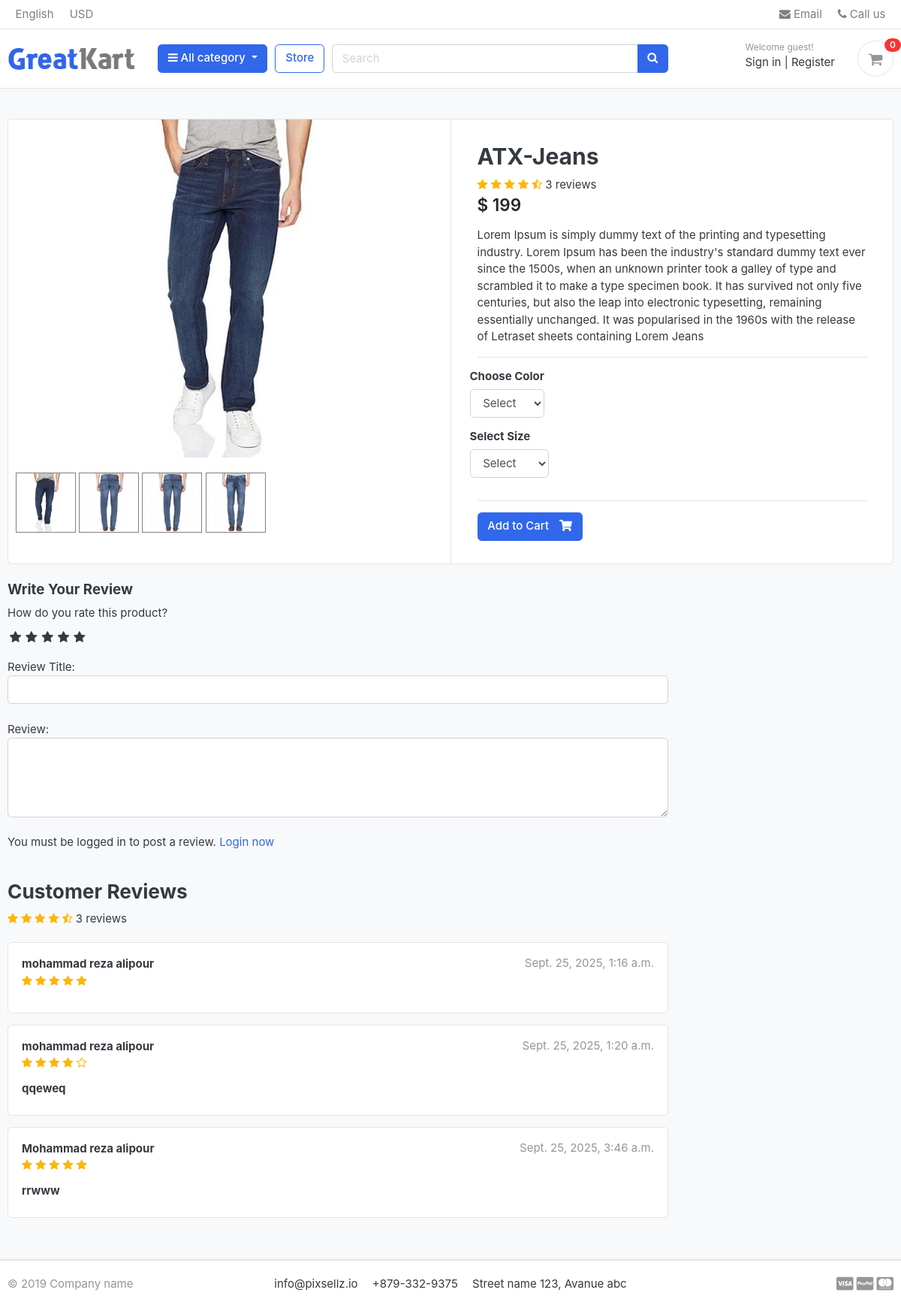
/store/category/jeans/atx-jeans/, run on an earlier commit of the app's database.
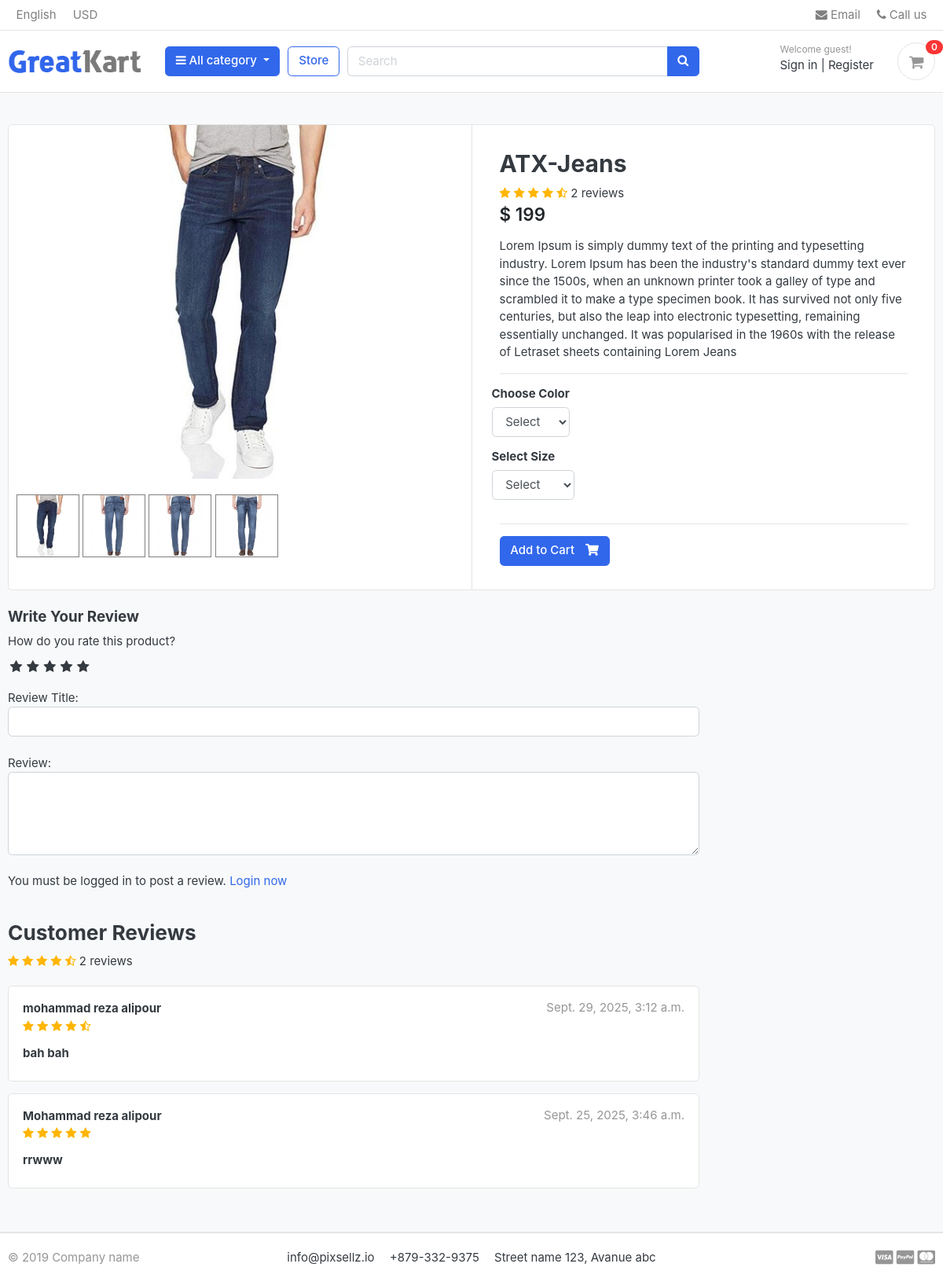
And on a later commit of the database.
### store/models.py (models this page shows, shortened)
class ProductGallery(models.Model):
    product = models.ForeignKey(Product, default=None, on_delete=models.CASCADE)
    image = models.ImageField(upload_to='store/products', max_length=255)
    class Meta:
        verbose_name = 'productgallery'
        verbose_name_plural = 'product gallery'

class Product(models.Model):
    product_name    = models.CharField(max_length=200, unique=True)
    slug            = models.SlugField(max_length=200, unique=True)
    description     = models.TextField(max_length=500, blank=True)
    price           = models.IntegerField()
    images          = models.ImageField(upload_to='photos/products')
    stock           = models.IntegerField()
    is_available    = models.BooleanField(default=True)
    category        = models.ForeignKey(Category, on_delete=models.CASCADE)
    created_date    = models.DateTimeField(auto_now_add=True)
    modified_date   = models.DateTimeField(auto_now=True)
    def averageReview(self):
        reviews = ReviewRating.objects.filter(product=self, status=True).aggregate(average=Avg('rating'))
        avg = 0
        if reviews['average'] is not None:
            avg = float(reviews['average'])
        return avg
    def countReview(self):
        reviews = ReviewRating.objects.filter(product=self, status=True).aggregate(count=Count('id'))
        count = 0
        if reviews['count'] is not None:
            count = int(reviews['count'])
        return count

class ReviewRating(models.Model):
    product = models.ForeignKey(Product, on_delete=models.CASCADE)
    user = models.ForeignKey(Account, on_delete=models.CASCADE)
    subject = models.CharField(max_length=100, blank=True)
    review = models.TextField(max_length=500, blank=True)
    rating = models.FloatField()
    ip = models.CharField(max_length=20, blank=True)
    status = models.BooleanField(default=True)
    created_at = models.DateTimeField(auto_now_add=True)
    updated_at = models.DateTimeField(auto_now=True)
    class Meta:
        unique_together = ('user', 'product')

### accounts/models.py (models this page shows, shortened)
class Account(AbstractBaseUser):
    first_name      = models.CharField(max_length=50)
    last_name       = models.CharField(max_length=50)
    username        = models.CharField(max_length=50, unique=True)
    email           = models.EmailField(max_length=100, unique=True)
    phone_number    = models.CharField(max_length=50)
    date_joined     = models.DateTimeField(auto_now_add=True)
    last_login      = models.DateTimeField(auto_now_add=True)
    is_admin        = models.BooleanField(default=False)
    is_staff        = models.BooleanField(default=False)
    is_active        = models.BooleanField(default=False)
    is_superadmin        = models.BooleanField(default=False)
    USERNAME_FIELD = 'email'
    REQUIRED_FIELDS = ['username', 'first_name', 'last_name']
    objects = MyAccountManager()
    def full_name(self):
        return f'{self.first_name} {self.last_name}'

### store/views.py (the view)
# urls.py: path('category/<slug:category_slug>/<slug:product_slug>/', views.product_detail, name='product_detail'),
def product_detail(request, category_slug, product_slug):
    try:
        single_product = Product.objects.get(category__slug=category_slug, slug=product_slug)
        in_cart = CartItem.objects.filter(cart__cart_id=_cart_id(request), product=single_product).exists()
    except Exception as e:
        raise e
    if request.user.is_authenticated:
        try:
            orderproduct = OrderProduct.objects.filter(user=request.user, product_id=single_product.id).exists()
        except OrderProduct.DoesNotExist:
            orderproduct = None
    else:
        orderproduct = None
    reviews = ReviewRating.objects.filter(product_id=single_product.id, status=True)
    product_gallery = ProductGallery.objects.filter(product_id=single_product.id)
    context = {
        'single_product': single_product,
        'in_cart'       : in_cart,
        'orderproduct': orderproduct,
        'reviews': reviews,
        'product_gallery': product_gallery,
    }
    return render(request, 'store/product_detail.html', context)

### carts/context_processors.py (called while the page is built)
def counter(request):
    cart_count = 0
    if 'admin' in request.path:
        return {}
    else:
        try:
            cart = Cart.objects.filter(cart_id=_cart_id(request))
            if request.user.is_authenticated:
                cart_items = CartItem.objects.all().filter(user=request.user)
            else:
                cart_items = CartItem.objects.all().filter(cart=cart[:1])
            for cart_item in cart_items:
                cart_count += cart_item.quantity
        except Cart.DoesNotExist:
            cart_count = 0
    return dict(cart_count=cart_count)

### carts/views.py (called while the page is built)
def _cart_id(request):
    cart = request.session.session_key
    if not cart:
        cart = request.session.create()
    return cart

### category/context_processors.py (called while the page is built)
def menu_links(request):
    links = Category.objects.all()
    return dict(links=links)

### category/models.py (called while the page is built)
    def get_url(self):
            return reverse('products_by_category', args=[self.slug])

### store/models.py (called while the page is built)
    def colors(self):
        return super(VariationManager, self).filter(variation_category='color', is_active=True)

    def sizes(self):
        return super(VariationManager, self).filter(variation_category='size', is_active=True)

### templates/store/product_detail.html (shortened to what the changed rows need)
{% extends 'base.html' %}
{% load static %}
{% block content %}
<section class="section-content padding-y bg">
	<div class="container">
		<div class="card">
			<div class="row no-gutters">
				<aside class="col-md-6">
					<article class="gallery-wrap">
						<div class="img-big-wrap mainImage">
							<center><img src="{{ single_product.images.url }}"></center>
						</div>
					</article>
					<ul class="thumb">
						<li>
							<a href="{{ single_product.images.url }}" target="mainImage"><img src="{{ single_product.images.url }}" alt="Product Image"></a>
							{% for i in product_gallery %}
							<a href="{{i.image.url}}" target="mainImage"><img src="{{i.image.url}}" alt="Product Image"></a>
							{% endfor %}
						</li>
					</ul>
				</aside>
				<main class="col-md-6 border-left">
					<form action="{% url 'add_cart' single_product.id %}" method="POST">
						<article class="content-body">
							<h2 class="title">{{ single_product.product_name }}</h2>
							<div class="rating-star">
								<span>
									<i class="fa fa-star{% if single_product.averageReview < 0.5 %}-o{% elif single_product.averageReview >= 0.5 and single_product.averageReview < 1 %}-half-o {% endif %}" aria-hidden="true"></i>
									<i class="fa fa-star{% if single_product.averageReview < 1.5 %}-o{% elif single_product.averageReview >= 1.5 and single_product.averageReview < 2 %}-half-o {% endif %}" aria-hidden="true"></i>
									<i class="fa fa-star{% if single_product.averageReview < 2.5 %}-o{% elif single_product.averageReview >= 2.5 and single_product.averageReview < 3 %}-half-o {% endif %}" aria-hidden="true"></i>
									<i class="fa fa-star{% if single_product.averageReview < 3.5 %}-o{% elif single_product.averageReview >= 3.5 and single_product.averageReview < 4 %}-half-o {% endif %}" aria-hidden="true"></i>
									<i class="fa fa-star{% if single_product.averageReview < 4.5 %}-o{% elif single_product.averageReview >= 4.5 and single_product.averageReview < 5 %}-half-o {% endif %}" aria-hidden="true"></i>
	<span>{{single_product.countReview}} reviews</span>
									</span>
							</div>
							<div class="mb-3">
								<var class="price h4">$ {{single_product.price}}</var>
							</div>
							<p>{{ single_product.description }}</p>
							<hr>
							<div class="row">
								<div class="item-option-select">
								</div>
							</div>
							<div class="row">
								<div class="item-option-select">
								</div>
							</div>
							<hr>
							{% if single_product.stock <= 0 %}
							<h5 class="text-danger">Out of Stock</h5>
							{% else %}
							<button type="submit" class="btn  btn-primary"> <span class="text">Add to Cart</span> <i class="fas fa-shopping-cart"></i> </button>
							{% endif %}
						</article>
					</form>
				</main>
			</div>
		</div>
		<br>
		<div class="row">
			<div class="col-md-9">
<br>
<header class="section-heading">
	<div class="rating-star">
		<span>
			<i class="fa fa-star{% if single_product.averageReview < 0.5 %}-o{% elif single_product.averageReview >= 0.5 and single_product.averageReview < 1 %}-half-o {% endif %}" aria-hidden="true"></i>
			<i class="fa fa-star{% if single_product.averageReview < 1.5 %}-o{% elif single_product.averageReview >= 1.5 and single_product.averageReview < 2 %}-half-o {% endif %}" aria-hidden="true"></i>
			<i class="fa fa-star{% if single_product.averageReview < 2.5 %}-o{% elif single_product.averageReview >= 2.5 and single_product.averageReview < 3 %}-half-o {% endif %}" aria-hidden="true"></i>
			<i class="fa fa-star{% if single_product.averageReview < 3.5 %}-o{% elif single_product.averageReview >= 3.5 and single_product.averageReview < 4 %}-half-o {% endif %}" aria-hidden="true"></i>
			<i class="fa fa-star{% if single_product.averageReview < 4.5 %}-o{% elif single_product.averageReview >= 4.5 and single_product.averageReview < 5 %}-half-o {% endif %}" aria-hidden="true"></i>
	<span>{{single_product.countReview}} reviews</span>
			</span>
	</div>
</header>
{% for review in reviews %}
				<article class="box mb-3">
					<div class="icontext w-100">
						<div class="text">
							<span class="date text-muted float-md-right">{{review.updated_at}} </span>
							<h6 class="mb-1">{{review.user.full_name}} </h6>
							<div class="rating-star">
								<span>
									<i class="fa fa-star{% if review.rating == 0.5 %}-half-o{% elif review.rating < 1 %}-o {% endif %}" aria-hidden="true"></i>
									<i class="fa fa-star{% if review.rating == 1.5 %}-half-o{% elif review.rating < 2 %}-o {% endif %}" aria-hidden="true"></i>
									<i class="fa fa-star{% if review.rating == 2.5 %}-half-o{% elif review.rating < 3 %}-o {% endif %}" aria-hidden="true"></i>
									<i class="fa fa-star{% if review.rating == 3.5 %}-half-o{% elif review.rating < 4 %}-o {% endif %}" aria-hidden="true"></i>
									<i class="fa fa-star{% if review.rating == 4.5 %}-half-o{% elif review.rating < 5 %}-o {% endif %}" aria-hidden="true"></i>
								</span>
							</div>
						</div>
					</div>
					<div class="mt-3">
						<h6>{{review.subject}}</h6>
					</div>
				</article>
{% endfor %}
			</div>
		</div>
	</div>
</section>
{% endblock %}

What changed in the data, as far as the page shows it:
removed ReviewRating: updated_at "Sept. 25, 2025, 1:16 a.m.", user.full_name "mohammad reza alipour", rating 5 (drawn)
computed for Product "ATX-Jeans": countReview "3" → "2"
changed ReviewRating "mohammad reza alipour": updated_at "Sept. 25, 2025, 1:20 a.m." → "Sept. 29, 2025, 3:12 a.m."; rating 4 → 4.5 (drawn); subject "qqeweq" → "bah bah"
